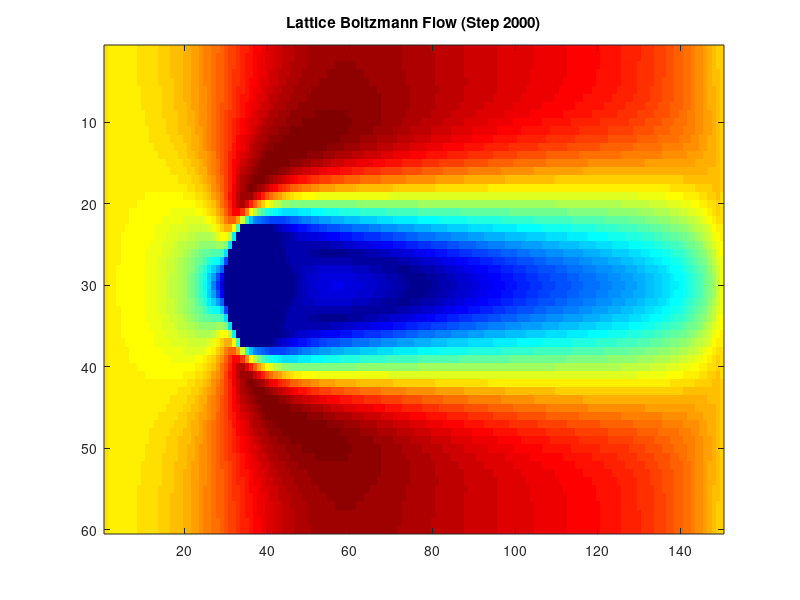

Write MATLAB code to recreate this figure.
function latticeBoltzmannFluid()
    % D2Q9 lattice parameters
    Nx = 150; Ny = 60;
    % kinematic viscosity
    tau = 0.6;
    omega = 1 / tau;
    
    % 9 discrete directions
    cx = [0, 1, 0, -1, 0, 1, -1, -1, 1];
    cy = [0, 0, 1, 0, -1, 1, 1, -1, -1];
    w = [4/9, 1/9, 1/9, 1/9, 1/9, 1/36, 1/36, 1/36, 1/36];
    
    % init. distribution functions to equilibrium with velocity in +x
    u_in = 0.1;
    f = zeros(Ny, Nx, 9);
    for i = 1:9
        cu = 3 * (cx(i)*u_in + cy(i)*0);
        f(:,:,i) = w(i) * (1 + cu + 0.5*cu.^2 - 1.5*(u_in^2));
    end
    
    % solid cylinder mask
    [X, Y] = meshgrid(1:Nx, 1:Ny);
    obstacle = (X - Nx/4).^2 + (Y - Ny/2).^2 < 8^2;
    
    figure;
    colormap('jet');
    
    for step = 1:2000
        % macroscopic variables
        rho = sum(f, 3);
        ux = zeros(Ny, Nx); uy = zeros(Ny, Nx);
        for i = 1:9
            ux = ux + f(:,:,i) * cx(i);
            uy = uy + f(:,:,i) * cy(i);
        end
        ux = ux ./ rho; uy = uy ./ rho;
        
        % obstacle velocity to 0
        ux(obstacle) = 0; uy(obstacle) = 0;
        
        % collision step
        for i = 1:9
            cu = 3 * (cx(i)*ux + cy(i)*uy);
            f_eq = rho .* w(i) .* (1 + cu + 0.5*cu.^2 - 1.5*(ux.^2 + uy.^2));
            f(:,:,i) = f(:,:,i) + omega * (f_eq - f(:,:,i));
        end
        
        % bounce-back boundaries (opposite pairs: 2-4, 3-5, 6-8, 7-9)
        bounce = [1, 4, 5, 2, 3, 8, 9, 6, 7];
        f_temp = f;
        for i = 1:9
            % matrix for channel i, applying it only to obstacle cells
            f_i = f(:,:,i); f_bounce = f_temp(:,:,bounce(i));
            f_i(obstacle) = f_bounce(obstacle);
            f(:,:,i) = f_i;
        end
        
        % streaming step
        for i = 1:9
            f(:,:,i) = circshift(f(:,:,i), [cy(i), cx(i)]);
        end
        
        % inflow boundary, left wall
        for i = 1:9
            cu = 3 * (cx(i)*u_in + cy(i)*0);
            f(:,1,i) = w(i) * (1 + cu + 0.5*cu.^2 - 1.5*(u_in^2));
        end
        
        % visualization
        if mod(step, 20) == 0
            vel_mag = sqrt(ux.^2 + uy.^2);
            vel_mag(obstacle) = 0;
            imagesc(vel_mag);
            title(sprintf('Lattice Boltzmann Flow (Step %d)', step));
            drawnow;
        end
    end
end
